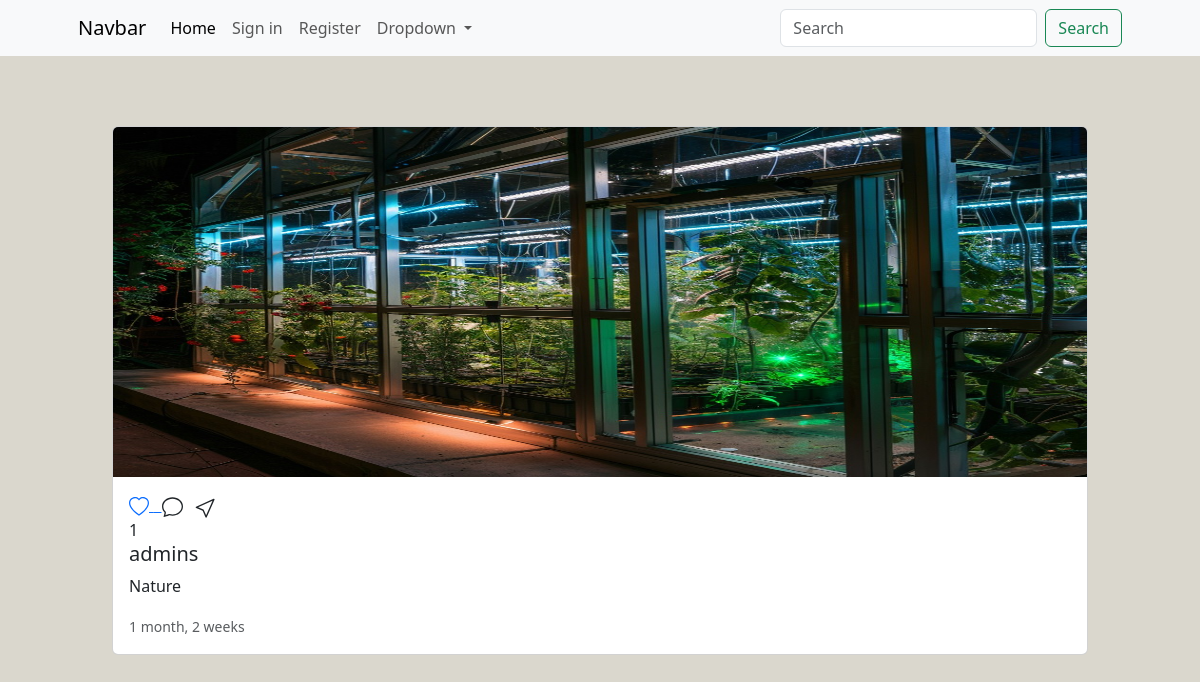
Page /post/11/ on the earlier database version.
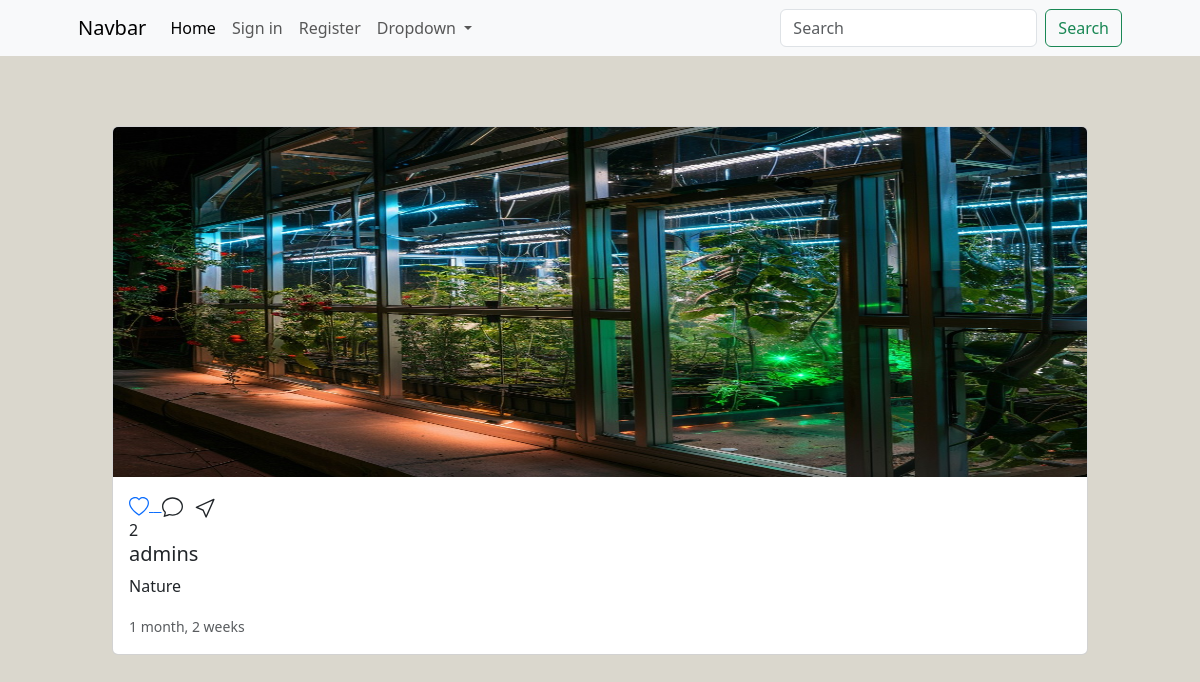
Same page on the later database version.
### main/models.py (models this page shows, shortened)
class Post(models.Model):
    user = models.ForeignKey(User,on_delete=models.CASCADE)
    image = models.ImageField(upload_to='posts/')
    caption = models.TextField(blank=True)
    create_at = models.DateTimeField(auto_now_add=True)
    likes = models.IntegerField(default=0)

### main/views.py (the view)
# urls.py: path('post/<int:post_id>/',views.post_detail,name='post_detail'),
def post_detail(request,post_id):
    post = Post.objects.get(id=post_id)
    if request.user.is_authenticated:
        liked = Like.objects.filter(user=request.user,post=post)
        context = {"post":post,'liked':liked}
        return render(request,'post.html',context)
    else:
        context = {"post":post}
        return render(request,'post.html',context)

### templates/post.html (shortened to what this page needs)
{% extends 'partial/main.html' %}
{% load static %}
{% block content %}
<div class="container">
    <div class="row">
        <div class="col-12">
            <div class="ion">
                <div class="card mb-2 col-sm-12 ">
                    <img src="{{post.image.url}}" class="card-img-top" alt="...">
                    <div class="card-body">
                        <div class="run">
                            {% if liked %}
                            <a href="{% url 'like_detail' post.id %}">
                                <svg xmlns="http://www.w3.org/2000/svg" width="20" height="20" fill="currentColor" class="bi bi-heart-fill" viewBox="0 0 16 16">
                                    <path fill-rule="evenodd" d="M8 1.314C12.438-3.248 23.534 4.735 8 15-7.534 4.736 3.562-3.248 8 1.314"/>
                                </svg> &nbsp;
                            </a>
                            {% else%}
                            <a href="{% url 'like_detail' post.id %}">
                            </a>
                            {% endif %}
                        </div>
                        {{post.likes}}
                      <h5 class="card-title">{{post.user}}</h5>
                      <p class="card-text">{{post.caption}}</p>
                      <p class="card-text"><small class="text-body-secondary">{{post.create_at|timesince}}</small></p>
                    </div>
                </div>
            </div>
        </div>
    </div>
</div>
{% endblock %}

Differences in the rows shown:
changed Post "Nature": likes "1" → "2"
